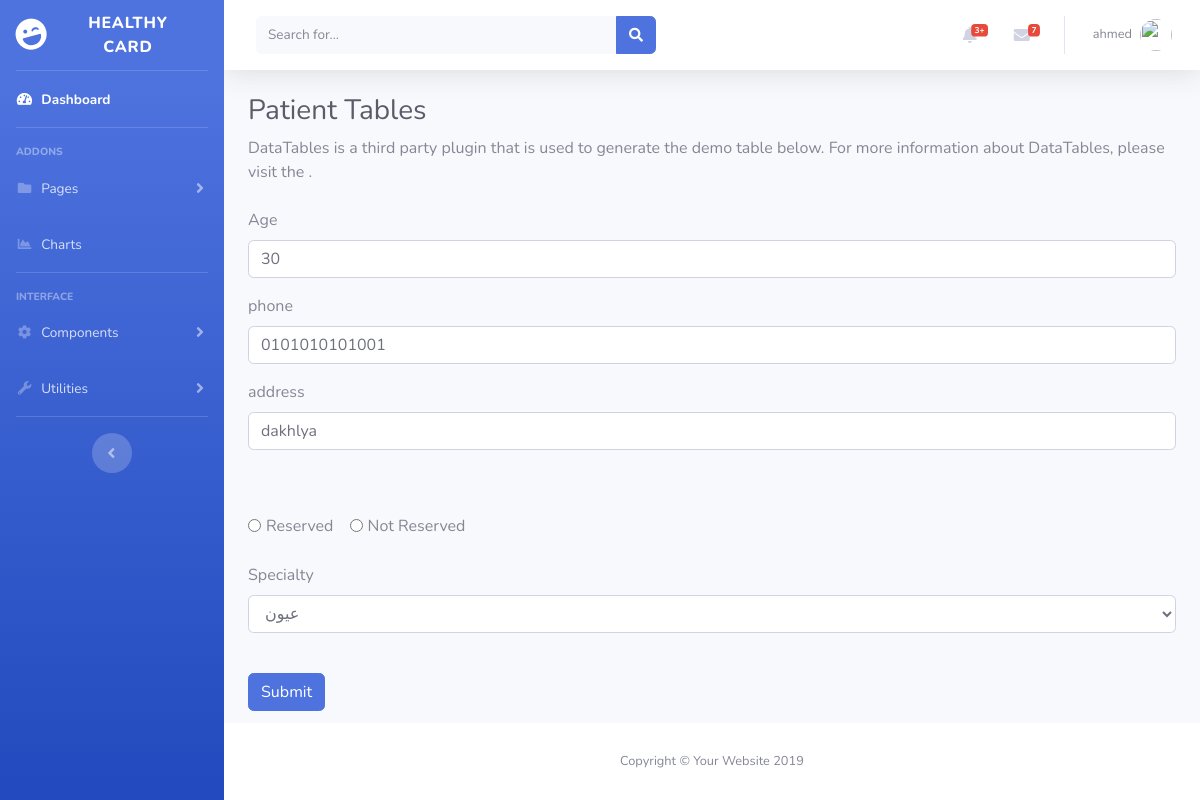
The app's page /admin/patients.php?action=edite&id=128 (signed in) with its own data.
### tables this page shows
CREATE TABLE `managers` (
  `id` int(11) NOT NULL,
  `username` varchar(255) NOT NULL,
  `email` varchar(255) NOT NULL,
  `password` varchar(255) NOT NULL,
  `phone` varchar(100) NOT NULL,
  `address` varchar(255) NOT NULL,
  `hospital_name_id` int(11) NOT NULL,
  `priv` int(11) NOT NULL
);

CREATE TABLE `patients` (
  `id` int(11) NOT NULL,
  `username` varchar(255) NOT NULL,
  `email` varchar(255) NOT NULL,
  `password` varchar(255) NOT NULL,
  `age` int(11) NOT NULL,
  `phone` varchar(100) NOT NULL,
  `address` varchar(255) NOT NULL,
  `gender` int(11) NOT NULL,
  `status` int(11) NOT NULL,
  `blood_type` varchar(100) NOT NULL,
  `section_id` int(11) NOT NULL,
  `idcard` int(100) NOT NULL,
  `hospital_name_id` int(11) NOT NULL,
  `qr` longblob NOT NULL,
  `id_qr` varchar(255) NOT NULL,
  `qr_gn` varchar(100) NOT NULL,
  `priv` int(11) NOT NULL
);

### admin/design/patient/edtPatForm.php (the view, shortened to what this page needs)
<?php
  require "functions/connect.php";
  $id     = $_GET['id'];
  $select = "SELECT * FROM patients WHERE id  = $id";
  $query  = $conn -> query($select);
  $pat    = $query -> fetch_assoc();
?>
<form method="post" action="functions/patient/editePat.php">
    <div class="form-group">
    <label for="exampleInputEmail1">Age</label>
    <input type="text" name="age" value="<?= $pat['age'] ?>" class="form-control" id="exampleInputEmail1"required>
  </div>
  <div class="form-group">
    <label for="exampleInputEmail1"> phone</label>
    <input type="text" name="phone" value="<?= $pat['phone'] ?>" class="form-control" id="exampleInputEmail1"required >
  </div>
  <div class="form-group">
    <label for="exampleInputEmail1">address</label>
    <input type="text" name="address" value="<?= $pat['address'] ?>" class="form-control" id="exampleInputEmail1"required >
  </div>
  <br>
  <br>
  <div class="form-check form-check-inline">
    <input class="form-check-input" type="radio"  name="hospital_booking" id="inlineRadio5" value="0" required>
    <label class="form-check-label" for="inlineRadio5">Reserved</label>
  </div>
  <div class="form-check form-check-inline">
    <input class="form-check-input" type="radio" name="hospital_booking" id="inlineRadio6" value="1" required>
    <label class="form-check-label" for="inlineRadio6">Not Reserved</label>
  </div>
  <br>
  <br>
  <div class="form-group">
    <label for="exampleFormControlSelect1">Specialty</label>
    <select class="form-control" name="section_id" id="exampleFormControlSelect1">
    <?php
      require_once "functions/connect.php";
      $select_sec = "SELECT * FROM section";
      $query  = $conn -> query($select_sec);
      foreach ($query as $section) {
      ?>
      <option value="<?= $section['id'] ?>"><?= $section['section_name']; ?></option>
      <?php }; ?>
    </select>
  </div>
<br>
  <button type="submit" class="btn btn-primary">Submit</button>
</form>

### admin/includes/header.php (shortened to what this page needs)
<nav class="navbar navbar-expand navbar-light bg-white topbar mb-4 static-top shadow">
<form class="d-none d-sm-inline-block form-inline mr-auto ml-md-3 my-2 my-md-0 mw-100 navbar-search">
  <div class="input-group">
    <input type="text" class="form-control bg-light border-0 small" placeholder="Search for..." aria-label="Search" aria-describedby="basic-addon2">
    <div class="input-group-append">
      <button class="btn btn-primary" type="button">
        <i class="fas fa-search fa-sm"></i>
      </button>
    </div>
  </div>
</form>
<ul class="navbar-nav ml-auto">
  <li class="nav-item dropdown no-arrow mx-1">
    <a class="nav-link dropdown-toggle" href="#" id="alertsDropdown" role="button" data-toggle="dropdown" aria-haspopup="true" aria-expanded="false">
      <i class="fas fa-bell fa-fw"></i>
      <span class="badge badge-danger badge-counter">3+</span>
    </a>
  </li>
  <li class="nav-item dropdown no-arrow mx-1">
    <a class="nav-link dropdown-toggle" href="#" id="messagesDropdown" role="button" data-toggle="dropdown" aria-haspopup="true" aria-expanded="false">
      <i class="fas fa-envelope fa-fw"></i>
      <span class="badge badge-danger badge-counter">7</span>
    </a>
  </li>
  <?php
  $nam  = $_SESSION['name'];
  $id  = $_SESSION['login'];
   require_once "functions/connect.php";
   $sel  = "SELECT * FROM $nam  WHERE  id = $id";
   $query = $conn -> query($sel);
   $name  = $query -> fetch_assoc();
  ?>
  <li class="nav-item dropdown no-arrow">
    <a class="nav-link dropdown-toggle" href="#" id="userDropdown" role="button" data-toggle="dropdown" aria-haspopup="true" aria-expanded="false">
      <span class="mr-2 d-none d-lg-inline text-gray-600 small"><?php echo @$name['username'] ?></span>
      <img class="img-profile rounded-circle" src="https://source.unsplash.com/QAB-WJcbgJk/60x60">
    </a>
  </li>
</ul>
</nav>

### records on screen
managers: username "ahmed"
patients: age "30", phone "0101010101001", address "dakhlya"

### other values on screen
form field section_id "عيون"
